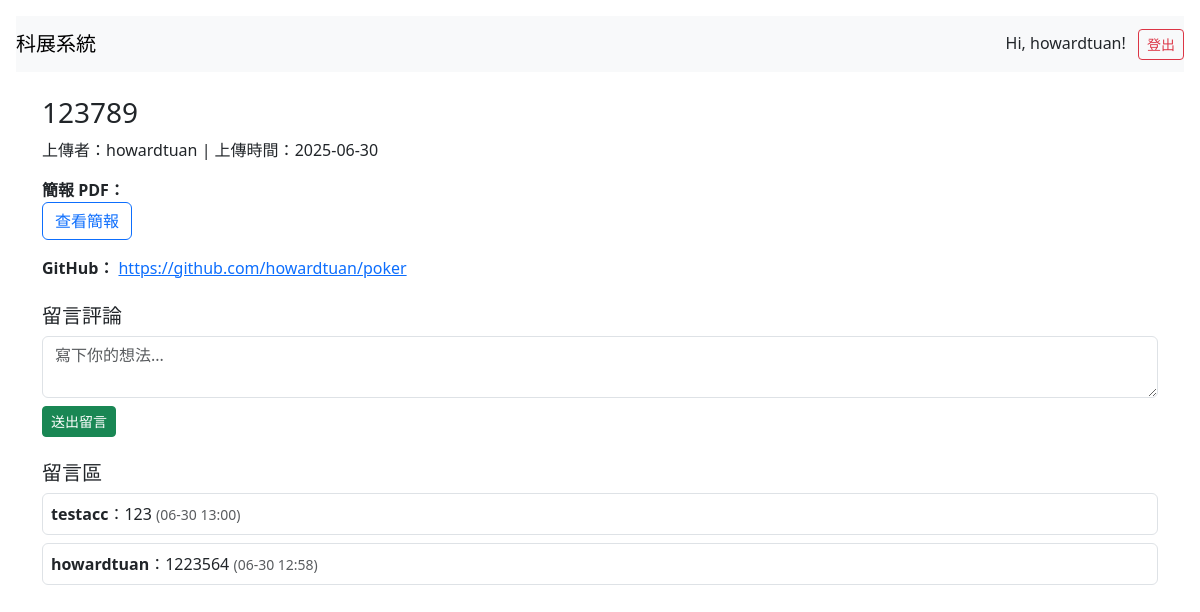
The app's page /project/2/ (signed in) with its own data.
### main/models.py (models this page shows, shortened)
class Project(models.Model):
    course = models.ForeignKey(Course, on_delete=models.CASCADE)
    author = models.ForeignKey(User, on_delete=models.CASCADE)
    title = models.CharField(max_length=200)
    description = models.TextField(blank=True)
    video_url = EmbedVideoField(blank=True)
    pdf_file = models.FileField(upload_to='pdfs/')
    github_url = models.URLField(blank=True)
    upload_time = models.DateTimeField(auto_now_add=True)
    ai_feedback = models.TextField(blank=True, null=True)

class Comment(models.Model):
    project = models.ForeignKey(Project, on_delete=models.CASCADE)
    user = models.ForeignKey(User, on_delete=models.CASCADE)
    content = models.TextField()
    date_posted = models.DateTimeField(auto_now_add=True)

### main/views.py (the view)
# urls.py: path('project/<int:project_id>/', views.project_detail, name='project_detail'),
@login_required
def project_detail(request, project_id):
    proj = get_object_or_404(Project, id=project_id)
    comments = Comment.objects.filter(project=proj).order_by("-date_posted")
    course = proj.course
    can_comment = request.user in course.students.all() or request.user == course.owner
    if request.method == "POST":
        content = request.POST.get("content")
        if content:
            Comment.objects.create(project=proj, user=request.user, content=content)
            messages.success(request, "留言已送出")
            return redirect("project_detail", project_id=project_id)
    return render(request, "main/project_detail.html", {
        "proj": proj,
        "comments": comments,
        "can_comment": can_comment
    })

### main/templates/main/project_detail.html (shortened to what this page needs)
{% extends 'main/base.html' %}
{% load embed_video_tags %}
{% block content %}
<h3>{{ proj.title }}</h3>
<p>上傳者：{{ proj.author.username }} | 上傳時間：{{ proj.upload_time|date:"Y-m-d" }}</p>
<div class="mb-3">
  <strong>簡報 PDF：</strong><br>
  <a href="{{ proj.pdf_file.url }}" target="_blank" class="btn btn-outline-primary">
    查看簡報
  </a>
</div>
<p><strong>GitHub：</strong> <a href="{{ proj.github_url }}" target="_blank">{{ proj.github_url }}</a></p>
{% if can_comment %}
<h5 class="mt-4">留言評論</h5>
<form method="POST">
  <textarea name="content" class="form-control mb-2" placeholder="寫下你的想法..." required></textarea>
  <button class="btn btn-sm btn-success">送出留言</button>
</form>
{% endif %}
<h5 class="mt-4">留言區</h5>
{% for c in comments %}
  <div class="border rounded p-2 mb-2">
    <strong>{{ c.user.username }}</strong>：{{ c.content }} <small class="text-muted">({{ c.date_posted|date:"m-d H:i" }})</small>
  </div>
{% empty %}
  <p>尚無留言</p>
{% endfor %}
{% endblock %}

### main/templates/main/base.html (shortened to what this page needs)
<!DOCTYPE html>
<html>
<head>
<link rel="stylesheet" href="https://cdn.jsdelivr.net/npm/bootstrap@5.3.0/dist/css/bootstrap.min.css">
{% load static %}
</head>
<body class="p-3">
<nav class="navbar navbar-expand-lg navbar-light bg-light mb-4">
  <a class="navbar-brand" href="{% url 'home' %}">科展系統</a>
  <div class="ms-auto">
    {% if user.is_authenticated %}
      <span>Hi, {{ user.username }}!</span>
      <a class="btn btn-outline-danger btn-sm ms-2" href="{% url 'logout' %}">登出</a>
    {% else %}
      <a class="btn btn-outline-primary btn-sm me-2" href="{% url 'login' %}">登入</a>
      <a class="btn btn-outline-success btn-sm" href="{% url 'register' %}">註冊</a>
    {% endif %}
  </div>
</nav>
<div class="container">
    {% block content %}{% endblock %}
</div>
</body>
</html>

### records on screen
Project: title "123789", author.username "howardtuan", upload_time "2025-06-30", github_url "https://github.com/howardtuan/poker"
Comment: user.username "testacc", content "123", date_posted "06-30 13:00"
Comment: user.username "howardtuan", content "1223564", date_posted "06-30 12:58"

### other values on screen
{{ user.username }} "howardtuan"
